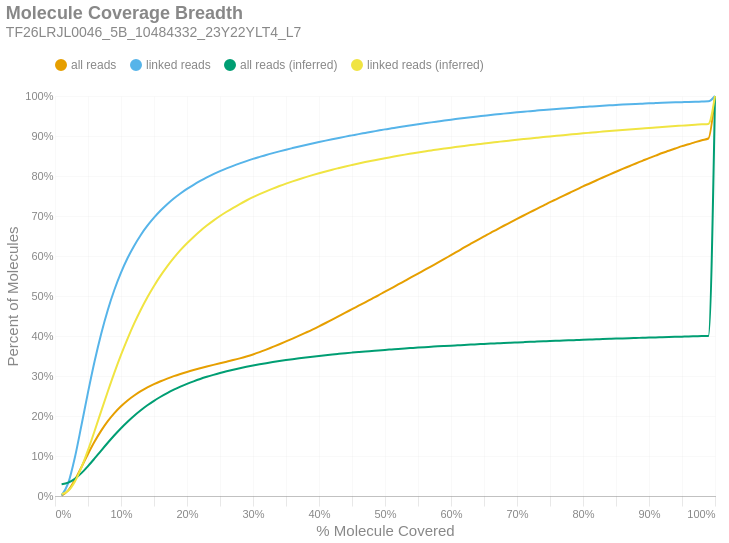

The notebook cell this image was saved under:
### Markdown cell above
### Molecule Read Coverage
This chart shows molecule coverage breadth as computed by the number of bases aligned to that molecule. In other words, "*how much of each unique long molecule is actually sequenced/aligned?*" Keep in mind there is a distinction between sequences and alignments, since some sequences belonging to a particular molecule may not align well and wouldn't appear in the alignment data. This chart also shows molecule coverage breadth as computed by the *inferred fragment* from which the aligned sequences originate. Unlike read coverage, this calculation takes into account the total insert size, including unsequenced gaps between the forward and reverse reads. Like the previous figures, these are cumulative percents.

### Code cell
if SKIPLR:
    print_html(f"Skipped")
else:
    binned_df = consolidated_hist(valids['coverage_bp'], mask, 0.01, True)
    binned_df_inf = consolidated_hist(valids['coverage_inserts'], mask, 0.01, True)
    binned_df = binned_df.with_columns(pl.lit(binned_df_inf['all reads (cumsum)']).alias('all reads (inferred)'))
    binned_df = binned_df.with_columns(pl.lit(binned_df_inf['linked reads (cumsum)']).alias('linked reads (inferred)'))
    binned_df = binned_df.with_columns(
        (pl.col('bin').cast(pl.Float64) + 0.01).alias('right_edge')
    )

    with SafeRender(binned_df):
        (
            density_plot(binned_df, 'Molecule Coverage Breadth', samplename, 'molcov', ['all reads (inferred)','linked reads (inferred)'])
            .encode(
                #x=alt.X('bin:Q', title="% Molecule Covered").axis(format = '%').scale(padding=0),
                x=alt.X('right_edge:Q', title="% Molecule Covered").axis(format='%').scale(padding=0),
                y=alt.Y('value:Q', title='Percent of Molecules')
                    .axis(format='%')
                    .stack(False)
                    .scale(domainMin=0, padding=0),
                color=alt.Color("key:N").scale(domain = ["all reads", "linked reads", "all reads (inferred)", "linked reads (inferred)"]),
                tooltip = [
                    alt.Tooltip("key:N", title = "Data Type"),
                    alt.Tooltip("range_label:N", title="% Molecule Covered"),
                    alt.Tooltip("value:Q", format = ".2%", title="% Molecules")
                ]
            )
        ).display()

### Figure 1 — Vega-Lite specification as saved in the notebook (floating-point values rounded to 4 significant figures)
{"width": "container", "height": 400, "config": {"title": {"anchor": "start", "dy": -15, "fontSize": 18, "color": "#888888", "subtitleColor": "#888888", "subtitleFontSize": 14}, "arc": {"fill": "#0072B2"}, "axis": {"domainColor": "#888888", "domainWidth": 0.5, "gridWidth": 0.2, "grid": false, "titleFontWeight": 400, "titleFontSize": 15, "labelFontSize": 11, "labelColor": "#888888", "tickColor": "#888888", "tickWidth": 0.2, "titleColor": "#888888"}, "axisBand": {"grid": false}, "axisX": {"grid": true, "tickSize": 10, "domainCap": "round"}, "axisY": {"domain": false, "grid": true, "tickSize": 0, "domainCap": "round"}, "background": "transparent", "header": {"labelFontSize": 15, "labelColor": "#888888", "titleFontSize": 15, "titleFontWeight": 600, "titleColor": "#888888"}, "legend": {"labelFont": "sans-serif", "labelFontSize": 12, "labelColor": "#888888", "symbolSize": 100, "symbolType": "circle", "titleFontSize": 12, "titlePadding": 10, "titleColor": "#888888", "title": null, "orient": "top"}, "range": {"category": ["#E69F00", "#56B4E9", "#009E73", "#F0E442", "#0072B2", "#D55E00", "#CC79A7", "#000000"], "diverging": ["#cfe8f3", "#a2d4ec", "#73bfe2", "#46abdb", "#1696d2", "#12719e"]}, "area": {"fill": "#0072B2", "fillOpacity": 0.7, "line": true, "strokeOpacity": 0.7}, "line": {"color": "#0072B2", "stroke": "#0072B2", "strokeWidth": 2}, "trail": {"color": "#0072B2", "stroke": "#0072B2", "strokeWidth": 0, "size": 1}, "point": {"filled": true, "fillOpacity": 1.0, "size": 95}, "text": {"color": "#888888", "fontSize": 11, "align": "right", "fontWeight": 400, "size": 11}, "bar": {"fill": "#0072B2", "stroke": null}, "view": {"stroke": null, "continuousWidth": 660, "continuousHeight": 400}}, "data": {"name": "data-80080a95f42ec1575aa37647160d7015"}, "mark": {"type": "line", "interpolate": "monotone", "point": {"opacity": 0, "size": 275}}, "encoding": {"color": {"field": "key", "scale": {"domain": ["all reads", "linked reads", "all reads (inferred)", "linked reads (inferred)"]}, "type": "nominal"}, "tooltip": [{"field": "key", "title": "Data Type", "type": "nominal"}, {"field": "range_label", "title": "% Molecule Covered", "type": "nominal"}, {"field": "value", "format": ".2%", "title": "% Molecules", "type": "quantitative"}], "x": {"axis": {"format": "%"}, "field": "right_edge", "scale": {"padding": 0}, "title": "% Molecule Covered", "type": "quantitative"}, "y": {"axis": {"format": "%"}, "field": "value", "scale": {"domainMin": 0, "padding": 0}, "stack": false, "title": "Percent of Molecules", "type": "quantitative"}}, "params": [{"name": "param_c36ac31b6afebe62", "select": {"type": "point", "fields": ["key"]}, "bind": "legend"}], "title": {"text": "Molecule Coverage Breadth", "subtitle": "TF26LRJL0046_5B_10484332_23Y22YLT4_L7"}, "transform": [{"fold": ["all reads (cumsum)", "linked reads (cumsum)", "all reads (inferred)", "linked reads (inferred)"]}, {"calculate": "replace(datum.key, ' (cumsum)', '')", "as": "key"}, {"filter": {"param": "param_c36ac31b6afebe62"}}], "usermeta": {"embedOptions": {"downloadFileName": "TF26LRJL0046_5B_10484332_23Y22YLT4_L7.molcov"}}, "$schema": "https://vega.github.io/schema/vega-lite/v6.4.1.json", "datasets": {"data-80080a95f42ec1575aa37647160d7015": [{"bin": "0.0", "interval": "0.0-0.01", "all reads": 0.0009624, "linked reads": 0.001698, "all reads (cumsum)": 0.0009624, "linked reads (cumsum)": 0.001698, "range_label": "0.0-0.01", "all reads (inferred)": 0.02951, "linked reads (inferred)": 0.004634, "right_edge": 0.01}, {"bin": "0.01", "interval": "0.01-0.02", "all reads": 0.01294, "linked reads": 0.03033, "all reads (cumsum)": 0.0139, "linked reads (cumsum)": 0.03203, "range_label": "0.01-0.02", "all reads (inferred)": 0.0334, "linked reads (inferred)": 0.0129, "right_edge": 0.02}, {"bin": "0.02", "interval": "0.02-0.03", "all reads": 0.0259, "linked reads": 0.06357, "all reads (cumsum)": 0.0398, "linked reads (cumsum)": 0.0956, "range_label": "0.02-0.03", "all reads (inferred)": 0.04296, "linked reads (inferred)": 0.03587, "right_edge": 0.03}, {"bin": "0.03", "interval": "0.03-0.04", "all reads": 0.03226, "linked reads": 0.08053, "all reads (cumsum)": 0.07206, "linked reads (cumsum)": 0.1761, "range_label": "0.03-0.04", "all reads (inferred)": 0.0572, "linked reads (inferred)": 0.07099, "right_edge": 0.04}, {"bin": "0.04", "interval": "0.04-0.05", "all reads": 0.03305, "linked reads": 0.08286, "all reads (cumsum)": 0.1051, "linked reads (cumsum)": 0.259, "range_label": "0.04-0.05", "all reads (inferred)": 0.07473, "linked reads (inferred)": 0.1146, "right_edge": 0.05}, {"bin": "0.05", "interval": "0.05-0.06", "all reads": 0.03094, "linked reads": 0.07777, "all reads (cumsum)": 0.1361, "linked reads (cumsum)": 0.3368, "range_label": "0.05-0.06", "all reads (inferred)": 0.0939, "linked reads (inferred)": 0.1626, "right_edge": 0.06}, {"bin": "0.06", "interval": "0.06-0.07", "all reads": 0.02733, "linked reads": 0.06873, "all reads (cumsum)": 0.1634, "linked reads (cumsum)": 0.4055, "range_label": "0.06-0.07", "all reads (inferred)": 0.1137, "linked reads (inferred)": 0.2123, "right_edge": 0.07}, {"bin": "0.07", "interval": "0.07-0.08", "all reads": 0.02367, "linked reads": 0.05953, "all reads (cumsum)": 0.187, "linked reads (cumsum)": 0.465, "range_label": "0.07-0.08", "all reads (inferred)": 0.1331, "linked reads (inferred)": 0.2611, "right_edge": 0.08}, {"bin": "0.08", "interval": "0.08-0.09", "all reads": 0.02011, "linked reads": 0.05052, "all reads (cumsum)": 0.2072, "linked reads (cumsum)": 0.5155, "range_label": "0.08-0.09", "all reads (inferred)": 0.1519, "linked reads (inferred)": 0.3084, "right_edge": 0.09}, {"bin": "0.09", "interval": "0.09-0.1", "all reads": 0.01713, "linked reads": 0.043, "all reads (cumsum)": 0.2243, "linked reads (cumsum)": 0.5585, "range_label": "0.09-0.1", "all reads (inferred)": 0.1695, "linked reads (inferred)": 0.3528, "right_edge": 0.1}, {"bin": "0.1", "interval": "0.1-0.11", "all reads": 0.01458, "linked reads": 0.03652, "all reads (cumsum)": 0.2389, "linked reads (cumsum)": 0.5951, "range_label": "0.1-0.11", "all reads (inferred)": 0.1858, "linked reads (inferred)": 0.3937, "right_edge": 0.11}, {"bin": "0.11", "interval": "0.11-0.12", "all reads": 0.01235, "linked reads": 0.03082, "all reads (cumsum)": 0.2512, "linked reads (cumsum)": 0.6259, "range_label": "0.11-0.12", "all reads (inferred)": 0.2007, "linked reads (inferred)": 0.4314, "right_edge": 0.12}, {"bin": "0.12", "interval": "0.12-0.13", "all reads": 0.01078, "linked reads": 0.02674, "all reads (cumsum)": 0.262, "linked reads (cumsum)": 0.6526, "range_label": "0.12-0.13", "all reads (inferred)": 0.2143, "linked reads (inferred)": 0.4657, "right_edge": 0.13}, {"bin": "0.13", "interval": "0.13-0.14", "all reads": 0.009355, "linked reads": 0.02308, "all reads (cumsum)": 0.2714, "linked reads (cumsum)": 0.6757, "range_label": "0.13-0.14", "all reads (inferred)": 0.2268, "linked reads (inferred)": 0.497, "right_edge": 0.14}, {"bin": "0.14", "interval": "0.14-0.15", "all reads": 0.008206, "linked reads": 0.02003, "all reads (cumsum)": 0.2796, "linked reads (cumsum)": 0.6957, "range_label": "0.14-0.15", "all reads (inferred)": 0.238, "linked reads (inferred)": 0.5252, "right_edge": 0.15}, {"bin": "0.15", "interval": "0.15-0.16", "all reads": 0.007386, "linked reads": 0.01786, "all reads (cumsum)": 0.287, "linked reads (cumsum)": 0.7136, "range_label": "0.15-0.16", "all reads (inferred)": 0.2481, "linked reads (inferred)": 0.5508, "right_edge": 0.16}, {"bin": "0.16", "interval": "0.16-0.17", "all reads": 0.006611, "linked reads": 0.01573, "all reads (cumsum)": 0.2936, "linked reads (cumsum)": 0.7293, "range_label": "0.16-0.17", "all reads (inferred)": 0.2574, "linked reads (inferred)": 0.5741, "right_edge": 0.17}, {"bin": "0.17", "interval": "0.17-0.18", "all reads": 0.006077, "linked reads": 0.0143, "all reads (cumsum)": 0.2996, "linked reads (cumsum)": 0.7436, "range_label": "0.17-0.18", "all reads (inferred)": 0.2658, "linked reads (inferred)": 0.5952, "right_edge": 0.18}, {"bin": "0.18", "interval": "0.18-0.19", "all reads": 0.005481, "linked reads": 0.01263, "all reads (cumsum)": 0.3051, "linked reads (cumsum)": 0.7563, "range_label": "0.18-0.19", "all reads (inferred)": 0.2734, "linked reads (inferred)": 0.6145, "right_edge": 0.19}, {"bin": "0.19", "interval": "0.19-0.2", "all reads": 0.005078, "linked reads": 0.01144, "all reads (cumsum)": 0.3102, "linked reads (cumsum)": 0.7677, "range_label": "0.19-0.2", "all reads (inferred)": 0.2803, "linked reads (inferred)": 0.6318, "right_edge": 0.2}, {"bin": "0.2", "interval": "0.2-0.21", "all reads": 0.004708, "linked reads": 0.01035, "all reads (cumsum)": 0.3149, "linked reads (cumsum)": 0.7781, "range_label": "0.2-0.21", "all reads (inferred)": 0.2867, "linked reads (inferred)": 0.6478, "right_edge": 0.21}, {"bin": "0.21", "interval": "0.21-0.22", "all reads": 0.004428, "linked reads": 0.009489, "all reads (cumsum)": 0.3193, "linked reads (cumsum)": 0.7875, "range_label": "0.21-0.22", "all reads (inferred)": 0.2925, "linked reads (inferred)": 0.6626, "right_edge": 0.22}, {"bin": "0.22", "interval": "0.22-0.23", "all reads": 0.004294, "linked reads": 0.008851, "all reads (cumsum)": 0.3236, "linked reads (cumsum)": 0.7964, "range_label": "0.22-0.23", "all reads (inferred)": 0.2979, "linked reads (inferred)": 0.6761, "right_edge": 0.23}, {"bin": "0.23", "interval": "0.23-0.24", "all reads": 0.004177, "linked reads": 0.008102, "all reads (cumsum)": 0.3278, "linked reads (cumsum)": 0.8045, "range_label": "0.23-0.24", "all reads (inferred)": 0.3029, "linked reads (inferred)": 0.6885, "right_edge": 0.24}, {"bin": "0.24", "interval": "0.24-0.25", "all reads": 0.004032, "linked reads": 0.007499, "all reads (cumsum)": 0.3318, "linked reads (cumsum)": 0.812, "range_label": "0.24-0.25", "all reads (inferred)": 0.3075, "linked reads (inferred)": 0.7, "right_edge": 0.25}, {"bin": "0.25", "interval": "0.25-0.26", "all reads": 0.003922, "linked reads": 0.006936, "all reads (cumsum)": 0.3358, "linked reads (cumsum)": 0.8189, "range_label": "0.25-0.26", "all reads (inferred)": 0.3117, "linked reads (inferred)": 0.7106, "right_edge": 0.26}, {"bin": "0.26", "interval": "0.26-0.27", "all reads": 0.00403, "linked reads": 0.006506, "all reads (cumsum)": 0.3398, "linked reads (cumsum)": 0.8254, "range_label": "0.26-0.27", "all reads (inferred)": 0.3157, "linked reads (inferred)": 0.7206, "right_edge": 0.27}, {"bin": "0.27", "interval": "0.27-0.28", "all reads": 0.004285, "linked reads": 0.006088, "all reads (cumsum)": 0.3441, "linked reads (cumsum)": 0.8315, "range_label": "0.27-0.28", "all reads (inferred)": 0.3194, "linked reads (inferred)": 0.73, "right_edge": 0.28}, {"bin": "0.28", "interval": "0.28-0.29", "all reads": 0.004694, "linked reads": 0.005761, "all reads (cumsum)": 0.3488, "linked reads (cumsum)": 0.8373, "range_label": "0.28-0.29", "all reads (inferred)": 0.3229, "linked reads (inferred)": 0.7388, "right_edge": 0.29}, {"bin": "0.29", "interval": "0.29-0.3", "all reads": 0.005117, "linked reads": 0.005433, "all reads (cumsum)": 0.3539, "linked reads (cumsum)": 0.8427, "range_label": "0.29-0.3", "all reads (inferred)": 0.3262, "linked reads (inferred)": 0.747, "right_edge": 0.3}, {"bin": "0.3", "interval": "0.3-0.31", "all reads": 0.005689, "linked reads": 0.005037, "all reads (cumsum)": 0.3596, "linked reads (cumsum)": 0.8478, "range_label": "0.3-0.31", "all reads (inferred)": 0.3292, "linked reads (inferred)": 0.7545, "right_edge": 0.31}, {"bin": "0.31", "interval": "0.31-0.32", "all reads": 0.006394, "linked reads": 0.004908, "all reads (cumsum)": 0.366, "linked reads (cumsum)": 0.8527, "range_label": "0.31-0.32", "all reads (inferred)": 0.3321, "linked reads (inferred)": 0.7617, "right_edge": 0.32}, {"bin": "0.32", "interval": "0.32-0.33", "all reads": 0.006685, "linked reads": 0.004578, "all reads (cumsum)": 0.3727, "linked reads (cumsum)": 0.8572, "range_label": "0.32-0.33", "all reads (inferred)": 0.3348, "linked reads (inferred)": 0.7685, "right_edge": 0.33}, {"bin": "0.33", "interval": "0.33-0.34", "all reads": 0.006711, "linked reads": 0.004391, "all reads (cumsum)": 0.3794, "linked reads (cumsum)": 0.8616, "range_label": "0.33-0.34", "all reads (inferred)": 0.3374, "linked reads (inferred)": 0.7749, "right_edge": 0.34}, {"bin": "0.34", "interval": "0.34-0.35", "all reads": 0.00703, "linked reads": 0.004227, "all reads (cumsum)": 0.3864, "linked reads (cumsum)": 0.8659, "range_label": "0.34-0.35", "all reads (inferred)": 0.3398, "linked reads (inferred)": 0.781, "right_edge": 0.35}, {"bin": "0.35", "interval": "0.35-0.36", "all reads": 0.007138, "linked reads": 0.004006, "all reads (cumsum)": 0.3935, "linked reads (cumsum)": 0.8699, "range_label": "0.35-0.36", "all reads (inferred)": 0.3421, "linked reads (inferred)": 0.7867, "right_edge": 0.36}, {"bin": "0.36", "interval": "0.36-0.37", "all reads": 0.007296, "linked reads": 0.003937, "all reads (cumsum)": 0.4008, "linked reads (cumsum)": 0.8738, "range_label": "0.36-0.37", "all reads (inferred)": 0.3442, "linked reads (inferred)": 0.792, "right_edge": 0.37}, {"bin": "0.37", "interval": "0.37-0.38", "all reads": 0.007519, "linked reads": 0.003802, "all reads (cumsum)": 0.4083, "linked reads (cumsum)": 0.8776, "range_label": "0.37-0.38", "all reads (inferred)": 0.3463, "linked reads (inferred)": 0.7971, "right_edge": 0.38}, {"bin": "0.38", "interval": "0.38-0.39", "all reads": 0.007667, "linked reads": 0.003628, "all reads (cumsum)": 0.416, "linked reads (cumsum)": 0.8812, "range_label": "0.38-0.39", "all reads (inferred)": 0.3483, "linked reads (inferred)": 0.8021, "right_edge": 0.39}, {"bin": "0.39", "interval": "0.39-0.4", "all reads": 0.008055, "linked reads": 0.00363, "all reads (cumsum)": 0.4241, "linked reads (cumsum)": 0.8849, "range_label": "0.39-0.4", "all reads (inferred)": 0.3502, "linked reads (inferred)": 0.8069, "right_edge": 0.4}, {"bin": "0.4", "interval": "0.4-0.41", "all reads": 0.008418, "linked reads": 0.003552, "all reads (cumsum)": 0.4325, "linked reads (cumsum)": 0.8884, "range_label": "0.4-0.41", "all reads (inferred)": 0.352, "linked reads (inferred)": 0.8114, "right_edge": 0.41}, {"bin": "0.41", "interval": "0.41-0.42", "all reads": 0.008699, "linked reads": 0.003433, "all reads (cumsum)": 0.4412, "linked reads (cumsum)": 0.8918, "range_label": "0.41-0.42", "all reads (inferred)": 0.3537, "linked reads (inferred)": 0.8158, "right_edge": 0.42}, {"bin": "0.42", "interval": "0.42-0.43", "all reads": 0.008653, "linked reads": 0.003337, "all reads (cumsum)": 0.4498, "linked reads (cumsum)": 0.8952, "range_label": "0.42-0.43", "all reads (inferred)": 0.3554, "linked reads (inferred)": 0.8199, "right_edge": 0.43}, {"bin": "0.43", "interval": "0.43-0.44", "all reads": 0.008571, "linked reads": 0.003242, "all reads (cumsum)": 0.4584, "linked reads (cumsum)": 0.8984, "range_label": "0.43-0.44", "all reads (inferred)": 0.357, "linked reads (inferred)": 0.8239, "right_edge": 0.44}, {"bin": "0.44", "interval": "0.44-0.45", "all reads": 0.008654, "linked reads": 0.003141, "all reads (cumsum)": 0.4671, "linked reads (cumsum)": 0.9016, "range_label": "0.44-0.45", "all reads (inferred)": 0.3585, "linked reads (inferred)": 0.8276, "right_edge": 0.45}, {"bin": "0.45", "interval": "0.45-0.46", "all reads": 0.008606, "linked reads": 0.003157, "all reads (cumsum)": 0.4757, "linked reads (cumsum)": 0.9047, "range_label": "0.45-0.46", "all reads (inferred)": 0.3599, "linked reads (inferred)": 0.8313, "right_edge": 0.46}, {"bin": "0.46", "interval": "0.46-0.47", "all reads": 0.008615, "linked reads": 0.003012, "all reads (cumsum)": 0.4843, "linked reads (cumsum)": 0.9077, "range_label": "0.46-0.47", "all reads (inferred)": 0.3614, "linked reads (inferred)": 0.8348, "right_edge": 0.47}, {"bin": "0.47", "interval": "0.47-0.48", "all reads": 0.008791, "linked reads": 0.003019, "all reads (cumsum)": 0.4931, "linked reads (cumsum)": 0.9108, "range_label": "0.47-0.48", "all reads (inferred)": 0.3627, "linked reads (inferred)": 0.8381, "right_edge": 0.48}, {"bin": "0.48", "interval": "0.48-0.49", "all reads": 0.008527, "linked reads": 0.002805, "all reads (cumsum)": 0.5016, "linked reads (cumsum)": 0.9136, "range_label": "0.48-0.49", "all reads (inferred)": 0.364, "linked reads (inferred)": 0.8414, "right_edge": 0.49}, {"bin": "0.49", "interval": "0.49-0.5", "all reads": 0.009566, "linked reads": 0.002972, "all reads (cumsum)": 0.5112, "linked reads (cumsum)": 0.9165, "range_label": "0.49-0.5", "all reads (inferred)": 0.3653, "linked reads (inferred)": 0.8445, "right_edge": 0.5}, {"bin": "0.5", "interval": "0.5-0.51", "all reads": 0.008336, "linked reads": 0.002649, "all reads (cumsum)": 0.5195, "linked reads (cumsum)": 0.9192, "range_label": "0.5-0.51", "all reads (inferred)": 0.3665, "linked reads (inferred)": 0.8475, "right_edge": 0.51}, {"bin": "0.51", "interval": "0.51-0.52", "all reads": 0.009411, "linked reads": 0.00266, "all reads (cumsum)": 0.5289, "linked reads (cumsum)": 0.9218, "range_label": "0.51-0.52", "all reads (inferred)": 0.3677, "linked reads (inferred)": 0.8505, "right_edge": 0.52}, {"bin": "0.52", "interval": "0.52-0.53", "all reads": 0.008855, "linked reads": 0.00253, "all reads (cumsum)": 0.5378, "linked reads (cumsum)": 0.9244, "range_label": "0.52-0.53", "all reads (inferred)": 0.3689, "linked reads (inferred)": 0.8534, "right_edge": 0.53}, {"bin": "0.53", "interval": "0.53-0.54", "all reads": 0.009234, "linked reads": 0.002513, "all reads (cumsum)": 0.547, "linked reads (cumsum)": 0.9269, "range_label": "0.53-0.54", "all reads (inferred)": 0.37, "linked reads (inferred)": 0.8561, "right_edge": 0.54}, {"bin": "0.54", "interval": "0.54-0.55", "all reads": 0.008992, "linked reads": 0.002449, "all reads (cumsum)": 0.556, "linked reads (cumsum)": 0.9293, "range_label": "0.54-0.55", "all reads (inferred)": 0.371, "linked reads (inferred)": 0.8588, "right_edge": 0.55}, {"bin": "0.55", "interval": "0.55-0.56", "all reads": 0.009233, "linked reads": 0.002375, "all reads (cumsum)": 0.5652, "linked reads (cumsum)": 0.9317, "range_label": "0.55-0.56", "all reads (inferred)": 0.3721, "linked reads (inferred)": 0.8614, "right_edge": 0.56}, {"bin": "0.56", "interval": "0.56-0.57", "all reads": 0.009114, "linked reads": 0.002359, "all reads (cumsum)": 0.5743, "linked reads (cumsum)": 0.9341, "range_label": "0.56-0.57", "all reads (inferred)": 0.3731, "linked reads (inferred)": 0.8639, "right_edge": 0.57}, {"bin": "0.57", "interval": "0.57-0.58", "all reads": 0.00903, "linked reads": 0.002277, "all reads (cumsum)": 0.5834, "linked reads (cumsum)": 0.9363, "range_label": "0.57-0.58", "all reads (inferred)": 0.3741, "linked reads (inferred)": 0.8663, "right_edge": 0.58}, {"bin": "0.58", "interval": "0.58-0.59", "all reads": 0.009281, "linked reads": 0.002265, "all reads (cumsum)": 0.5927, "linked reads (cumsum)": 0.9386, "range_label": "0.58-0.59", "all reads (inferred)": 0.375, "linked reads (inferred)": 0.8686, "right_edge": 0.59}, {"bin": "0.59", "interval": "0.59-0.6", "all reads": 0.009579, "linked reads": 0.002159, "all reads (cumsum)": 0.6022, "linked reads (cumsum)": 0.9408, "range_label": "0.59-0.6", "all reads (inferred)": 0.3759, "linked reads (inferred)": 0.8708, "right_edge": 0.6}, {"bin": "0.6", "interval": "0.6-0.61", "all reads": 0.009308, "linked reads": 0.0021, "all reads (cumsum)": 0.6115, "linked reads (cumsum)": 0.9429, "range_label": "0.6-0.61", "all reads (inferred)": 0.3768, "linked reads (inferred)": 0.873, "right_edge": 0.61}, {"bin": "0.61", "interval": "0.61-0.62", "all reads": 0.009749, "linked reads": 0.002095, "all reads (cumsum)": 0.6213, "linked reads (cumsum)": 0.945, "range_label": "0.61-0.62", "all reads (inferred)": 0.3777, "linked reads (inferred)": 0.8751, "right_edge": 0.62}, {"bin": "0.62", "interval": "0.62-0.63", "all reads": 0.009391, "linked reads": 0.002029, "all reads (cumsum)": 0.6307, "linked reads (cumsum)": 0.947, "range_label": "0.62-0.63", "all reads (inferred)": 0.3785, "linked reads (inferred)": 0.8772, "right_edge": 0.63}, {"bin": "0.63", "interval": "0.63-0.64", "all reads": 0.009265, "linked reads": 0.001914, "all reads (cumsum)": 0.6399, "linked reads (cumsum)": 0.9489, "range_label": "0.63-0.64", "all reads (inferred)": 0.3793, "linked reads (inferred)": 0.8792, "right_edge": 0.64}, {"bin": "0.64", "interval": "0.64-0.65", "all reads": 0.008972, "linked reads": 0.001807, "all reads (cumsum)": 0.6489, "linked reads (cumsum)": 0.9507, "range_label": "0.64-0.65", "all reads (inferred)": 0.3802, "linked reads (inferred)": 0.8813, "right_edge": 0.65}, {"bin": "0.65", "interval": "0.65-0.66", "all reads": 0.009147, "linked reads": 0.001866, "all reads (cumsum)": 0.6581, "linked reads (cumsum)": 0.9526, "range_label": "0.65-0.66", "all reads (inferred)": 0.381, "linked reads (inferred)": 0.8832, "right_edge": 0.66}, {"bin": "0.66", "interval": "0.66-0.67", "all reads": 0.008656, "linked reads": 0.001648, "all reads (cumsum)": 0.6667, "linked reads (cumsum)": 0.9542, "range_label": "0.66-0.67", "all reads (inferred)": 0.3817, "linked reads (inferred)": 0.8851, "right_edge": 0.67}, {"bin": "0.67", "interval": "0.67-0.68", "all reads": 0.008905, "linked reads": 0.001709, "all reads (cumsum)": 0.6756, "linked reads (cumsum)": 0.9559, "range_label": "0.67-0.68", "all reads (inferred)": 0.3825, "linked reads (inferred)": 0.887, "right_edge": 0.68}, {"bin": "0.68", "interval": "0.68-0.69", "all reads": 0.008564, "linked reads": 0.00164, "all reads (cumsum)": 0.6842, "linked reads (cumsum)": 0.9576, "range_label": "0.68-0.69", "all reads (inferred)": 0.3832, "linked reads (inferred)": 0.8888, "right_edge": 0.69}, {"bin": "0.69", "interval": "0.69-0.7", "all reads": 0.008692, "linked reads": 0.001575, "all reads (cumsum)": 0.6929, "linked reads (cumsum)": 0.9592, "range_label": "0.69-0.7", "all reads (inferred)": 0.384, "linked reads (inferred)": 0.8905, "right_edge": 0.7}, {"bin": "0.7", "interval": "0.7-0.71", "all reads": 0.008352, "linked reads": 0.001536, "all reads (cumsum)": 0.7012, "linked reads (cumsum)": 0.9607, "range_label": "0.7-0.71", "all reads (inferred)": 0.3847, "linked reads (inferred)": 0.8923, "right_edge": 0.71}, {"bin": "0.71", "interval": "0.71-0.72", "all reads": 0.008322, "linked reads": 0.001442, "all reads (cumsum)": 0.7096, "linked reads (cumsum)": 0.9621, "range_label": "0.71-0.72", "all reads (inferred)": 0.3854, "linked reads (inferred)": 0.894, "right_edge": 0.72}, {"bin": "0.72", "interval": "0.72-0.73", "all reads": 0.008421, "linked reads": 0.001463, "all reads (cumsum)": 0.718, "linked reads (cumsum)": 0.9636, "range_label": "0.72-0.73", "all reads (inferred)": 0.386, "linked reads (inferred)": 0.8956, "right_edge": 0.73}, {"bin": "0.73", "interval": "0.73-0.74", "all reads": 0.008159, "linked reads": 0.001472, "all reads (cumsum)": 0.7261, "linked reads (cumsum)": 0.9651, "range_label": "0.73-0.74", "all reads (inferred)": 0.3867, "linked reads (inferred)": 0.8973, "right_edge": 0.74}, {"bin": "0.74", "interval": "0.74-0.75", "all reads": 0.008411, "linked reads": 0.001419, "all reads (cumsum)": 0.7346, "linked reads (cumsum)": 0.9665, "range_label": "0.74-0.75", "all reads (inferred)": 0.3874, "linked reads (inferred)": 0.8989, "right_edge": 0.75}, {"bin": "0.75", "interval": "0.75-0.76", "all reads": 0.007876, "linked reads": 0.001302, "all reads (cumsum)": 0.7424, "linked reads (cumsum)": 0.9678, "range_label": "0.75-0.76", "all reads (inferred)": 0.388, "linked reads (inferred)": 0.9005, "right_edge": 0.76}, {"bin": "0.76", "interval": "0.76-0.77", "all reads": 0.007976, "linked reads": 0.001221, "all reads (cumsum)": 0.7504, "linked reads (cumsum)": 0.969, "range_label": "0.76-0.77", "all reads (inferred)": 0.3886, "linked reads (inferred)": 0.902, "right_edge": 0.77}, {"bin": "0.77", "interval": "0.77-0.78", "all reads": 0.007753, "linked reads": 0.001194, "all reads (cumsum)": 0.7582, "linked reads (cumsum)": 0.9702, "range_label": "0.77-0.78", "all reads (inferred)": 0.3893, "linked reads (inferred)": 0.9036, "right_edge": 0.78}, {"bin": "0.78", "interval": "0.78-0.79", "all reads": 0.007809, "linked reads": 0.001158, "all reads (cumsum)": 0.766, "linked reads (cumsum)": 0.9714, "range_label": "0.78-0.79", "all reads (inferred)": 0.3899, "linked reads (inferred)": 0.9051, "right_edge": 0.79}, {"bin": "0.79", "interval": "0.79-0.8", "all reads": 0.007978, "linked reads": 0.001169, "all reads (cumsum)": 0.7739, "linked reads (cumsum)": 0.9725, "range_label": "0.79-0.8", "all reads (inferred)": 0.3905, "linked reads (inferred)": 0.9067, "right_edge": 0.8}, {"bin": "0.8", "interval": "0.8-0.81", "all reads": 0.007363, "linked reads": 0.001051, "all reads (cumsum)": 0.7813, "linked reads (cumsum)": 0.9736, "range_label": "0.8-0.81", "all reads (inferred)": 0.3911, "linked reads (inferred)": 0.9081, "right_edge": 0.81}, {"bin": "0.81", "interval": "0.81-0.82", "all reads": 0.007423, "linked reads": 0.001067, "all reads (cumsum)": 0.7887, "linked reads (cumsum)": 0.9746, "range_label": "0.81-0.82", "all reads (inferred)": 0.3917, "linked reads (inferred)": 0.9095, "right_edge": 0.82}, {"bin": "0.82", "interval": "0.82-0.83", "all reads": 0.007538, "linked reads": 0.001021, "all reads (cumsum)": 0.7963, "linked reads (cumsum)": 0.9757, "range_label": "0.82-0.83", "all reads (inferred)": 0.3923, "linked reads (inferred)": 0.911, "right_edge": 0.83}, {"bin": "0.83", "interval": "0.83-0.84", "all reads": 0.007271, "linked reads": 0.000974, "all reads (cumsum)": 0.8035, "linked reads (cumsum)": 0.9766, "range_label": "0.83-0.84", "all reads (inferred)": 0.3929, "linked reads (inferred)": 0.9124, "right_edge": 0.84}, {"bin": "0.84", "interval": "0.84-0.85", "all reads": 0.007046, "linked reads": 0.0008893, "all reads (cumsum)": 0.8106, "linked reads (cumsum)": 0.9775, "range_label": "0.84-0.85", "all reads (inferred)": 0.3935, "linked reads (inferred)": 0.9138, "right_edge": 0.85}, {"bin": "0.85", "interval": "0.85-0.86", "all reads": 0.007064, "linked reads": 0.0009375, "all reads (cumsum)": 0.8176, "linked reads (cumsum)": 0.9785, "range_label": "0.85-0.86", "all reads (inferred)": 0.394, "linked reads (inferred)": 0.9152, "right_edge": 0.86}, {"bin": "0.86", "interval": "0.86-0.87", "all reads": 0.006836, "linked reads": 0.000839, "all reads (cumsum)": 0.8245, "linked reads (cumsum)": 0.9793, "range_label": "0.86-0.87", "all reads (inferred)": 0.3945, "linked reads (inferred)": 0.9165, "right_edge": 0.87}, {"bin": "0.87", "interval": "0.87-0.88", "all reads": 0.006882, "linked reads": 0.0007857, "all reads (cumsum)": 0.8314, "linked reads (cumsum)": 0.9801, "range_label": "0.87-0.88", "all reads (inferred)": 0.3951, "linked reads (inferred)": 0.9178, "right_edge": 0.88}, {"bin": "0.88", "interval": "0.88-0.89", "all reads": 0.006619, "linked reads": 0.0007536, "all reads (cumsum)": 0.838, "linked reads (cumsum)": 0.9808, "range_label": "0.88-0.89", "all reads (inferred)": 0.3956, "linked reads (inferred)": 0.919, "right_edge": 0.89}, {"bin": "0.89", "interval": "0.89-0.9", "all reads": 0.006729, "linked reads": 0.0007558, "all reads (cumsum)": 0.8447, "linked reads (cumsum)": 0.9816, "range_label": "0.89-0.9", "all reads (inferred)": 0.3961, "linked reads (inferred)": 0.9203, "right_edge": 0.9}, {"bin": "0.9", "interval": "0.9-0.91", "all reads": 0.006108, "linked reads": 0.0006617, "all reads (cumsum)": 0.8508, "linked reads (cumsum)": 0.9823, "range_label": "0.9-0.91", "all reads (inferred)": 0.3965, "linked reads (inferred)": 0.9214, "right_edge": 0.91}, {"bin": "0.91", "interval": "0.91-0.92", "all reads": 0.006684, "linked reads": 0.0006559, "all reads (cumsum)": 0.8575, "linked reads (cumsum)": 0.9829, "range_label": "0.91-0.92", "all reads (inferred)": 0.397, "linked reads (inferred)": 0.9226, "right_edge": 0.92}, {"bin": "0.92", "interval": "0.92-0.93", "all reads": 0.005452, "linked reads": 0.0006311, "all reads (cumsum)": 0.863, "linked reads (cumsum)": 0.9835, "range_label": "0.92-0.93", "all reads (inferred)": 0.3975, "linked reads (inferred)": 0.9238, "right_edge": 0.93}, {"bin": "0.93", "interval": "0.93-0.94", "all reads": 0.005782, "linked reads": 0.0005712, "all reads (cumsum)": 0.8687, "linked reads (cumsum)": 0.9841, "range_label": "0.93-0.94", "all reads (inferred)": 0.398, "linked reads (inferred)": 0.9249, "right_edge": 0.94}, {"bin": "0.94", "interval": "0.94-0.95", "all reads": 0.005941, "linked reads": 0.0005348, "all reads (cumsum)": 0.8747, "linked reads (cumsum)": 0.9847, "range_label": "0.94-0.95", "all reads (inferred)": 0.3984, "linked reads (inferred)": 0.9259, "right_edge": 0.95}, {"bin": "0.95", "interval": "0.95-0.96", "all reads": 0.004796, "linked reads": 0.0005428, "all reads (cumsum)": 0.8795, "linked reads (cumsum)": 0.9852, "range_label": "0.95-0.96", "all reads (inferred)": 0.3989, "linked reads (inferred)": 0.927, "right_edge": 0.96}, {"bin": "0.96", "interval": "0.96-0.97", "all reads": 0.005148, "linked reads": 0.000483, "all reads (cumsum)": 0.8846, "linked reads (cumsum)": 0.9857, "range_label": "0.96-0.97", "all reads (inferred)": 0.3993, "linked reads (inferred)": 0.9281, "right_edge": 0.97}, {"bin": "0.97", "interval": "0.97-0.98", "all reads": 0.00491, "linked reads": 0.000445, "all reads (cumsum)": 0.8895, "linked reads (cumsum)": 0.9861, "range_label": "0.97-0.98", "all reads (inferred)": 0.3998, "linked reads (inferred)": 0.9291, "right_edge": 0.98}, {"bin": "0.98", "interval": "0.98-0.99", "all reads": 0.004244, "linked reads": 0.0004633, "all reads (cumsum)": 0.8938, "linked reads (cumsum)": 0.9866, "range_label": "0.98-0.99", "all reads (inferred)": 0.4003, "linked reads (inferred)": 0.9303, "right_edge": 0.99}, {"bin": "0.99", "interval": "0.99-1.0", "all reads": 0.1062, "linked reads": 0.01341, "all reads (cumsum)": 1.0, "linked reads (cumsum)": 1.0, "range_label": "0.99-1.0", "all reads (inferred)": 1.0, "linked reads (inferred)": 1.0, "right_edge": 1.0}]}}
